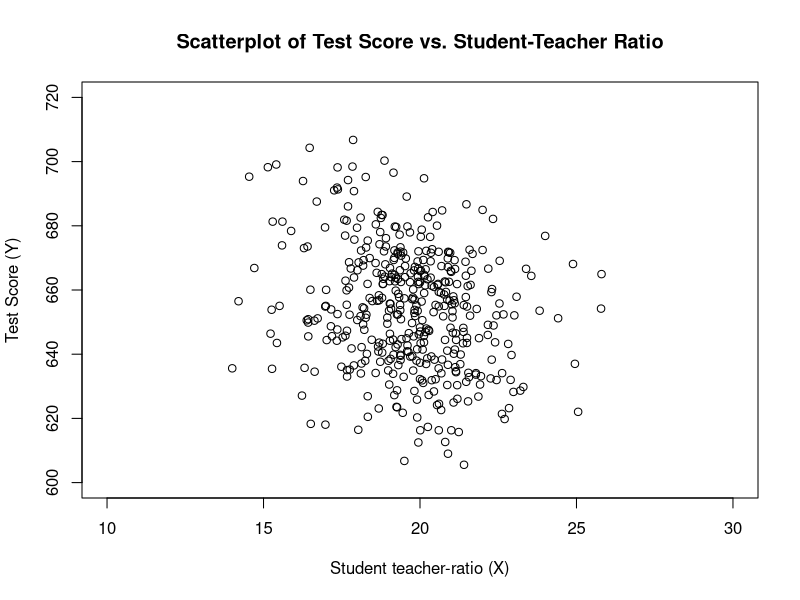
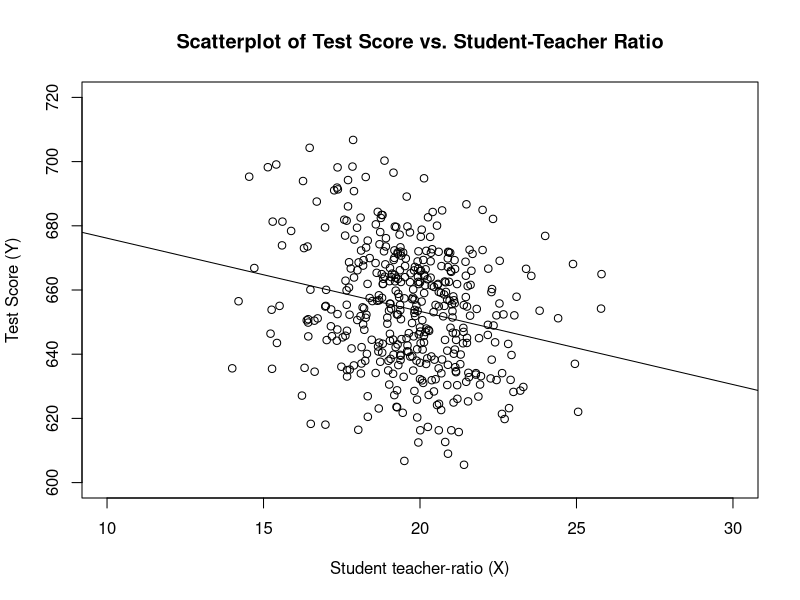
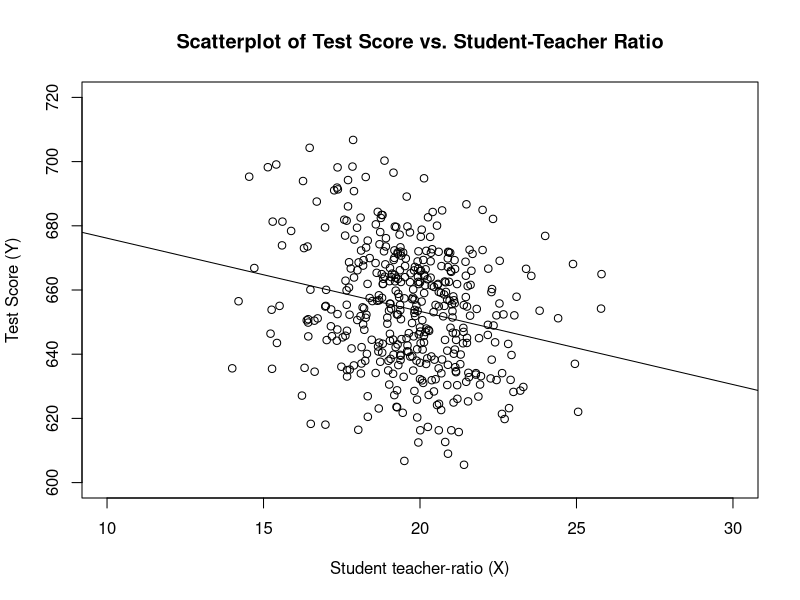

Here is the R script that generated these plots, in order:
## ---- chunk 1
knitr::opts_chunk$set(echo = TRUE, warning = FALSE, message = FALSE)
## ---- chunk 2
library(dplyr, quietly=T)
# Read in CPS data (taken from http:// ....)
cps_dat <- read.csv("data/cps_ch3.csv", sep=";", dec=".")
# Get an overview of the data structure
head(cps_dat)
# Take cps_dat %>% group data by gender and year %>% compute the mean, standard deviation
# and number of observations for each group
avgs <- cps_dat %>% group_by(a_sex, year) %>% summarise(mean(ahe12), sd(ahe12), n())
print(avgs, digits=2)
## ---- chunk 3
male   <- avgs %>% filter(a_sex == 1) 
female <- avgs %>% filter(a_sex == 2)
colnames(male)   <- c("Sex", "Year", "Y_bar_m", "s_m", "n_m")
colnames(female) <- c("Sex", "Year", "Y_bar_f", "s_f", "n_f")

# Gender gap, standard errors and confidence intervals
gap      <- male$Y_bar_m - female$Y_bar_f
gap_se   <- sqrt(male$s_m^2 / male$n_m + female$s_f^2 / female$n_f)
gap_ci_l <- gap - 1.96 * gap_se
gap_ci_u <- gap + 1.96 * gap_se
result <- cbind(male[,-1], female[,-(1:2)], gap, gap_se, gap_ci_l, gap_ci_u)
print(result, digits = 2)
## ---- chunk 4
library(AER)                                                    # contains the dataset 
data(CASchools) 

CASchools$tsratio  <- CASchools$students/CASchools$teachers     # teacher-student-ratio
CASchools$score    <- (CASchools$read + CASchools$math)/2       # average test-score
## ---- chunk 5
mean(CASchools$tsratio) 
mean(CASchools$score)
sd(CASchools$tsratio) 
sd(CASchools$score)
quantiles          <- c(0.10, 0.25, 0.4, 0.5, 0.6, 0.75, 0.9)
quantile(CASchools$tsratio, quantiles)
quantile(CASchools$score, quantiles)
## ---- chunk 6
plot(score ~ tsratio, 
     data = CASchools,
     main = "Scatterplot of Test Score vs. Student-Teacher Ratio", 
     xlab = "Student teacher-ratio (X)",
     ylab = "Test Score (Y)",
     xlim = c(10,30),
     ylim = c(600, 720))
## ---- chunk 7
attach(CASchools)
beta_1 <- sum((tsratio - mean(tsratio))*(score - mean(score))) / sum((tsratio - mean(tsratio))^2)
beta_0 <- mean(score) - beta_1 * mean(tsratio)
## ---- chunk 8
plot(score ~ tsratio, 
     data = CASchools,
     main = "Scatterplot of Test Score vs. Student-Teacher Ratio", 
     xlab = "Student teacher-ratio (X)",
     ylab = "Test Score (Y)",
     xlim = c(10,30),
     ylim = c(600, 720))

linear_model <- lm(score ~ tsratio, data = CASchools)
linear_model

abline(a = beta_0, b = beta_1)
## ---- chunk 9
linear_model <- lm(score ~ tsratio, data = CASchools)
linear_model
## ---- chunk 10
plot(score ~ tsratio, 
     data = CASchools,
     main = "Scatterplot of Test Score vs. Student-Teacher Ratio", 
     xlab = "Student teacher-ratio (X)",
     ylab = "Test Score (Y)",
     xlim = c(10,30),
     ylim = c(600, 720))

abline(linear_model)
## ---- chunk 11
# Multiple Regression - Application to Test Scores and the Student-Teacher Ratio
library(AER)                                                    # contains the dataset 
data(CASchools) 
CASchools$tsratio  <- CASchools$students/CASchools$teachers     # teacher-student-ratio
CASchools$score    <- (CASchools$read + CASchools$math)/2       # average test-score
model <- lm(score ~ tsratio + english, data = CASchools)
## ---- chunk 12
summary(model)
## ---- chunk 13
n <- nrow(CASchools)    # number of observations (rows)
k <- 2                  # 2 regressors
y_mean <- mean(CASchools$score)

SSR <- sum( residuals(model)^2 )
TSS <- sum( ( CASchools$score - y_mean )^2 )
ESS <- sum((fitted(model) - y_mean)^2)

SER <- sqrt(1/(n-k-1) * SSR)
Rsq <- 1 - (SSR / TSS)
adj_Rsq <- 1 - (n-1)/(n-k-1) * SSR/TSS
cat(SER, Rsq, adj_Rsq, sep = "    ")
